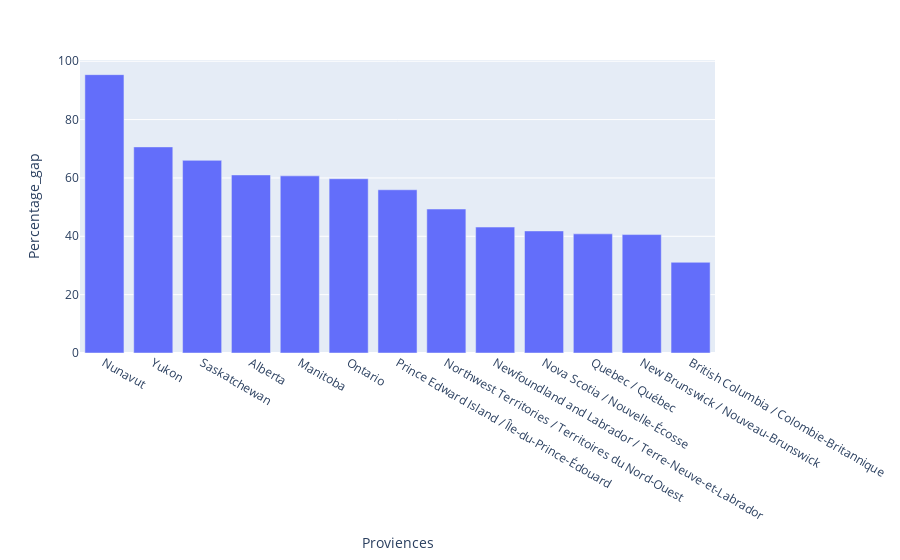

This figure's notebook cell:
### Code cell
#Adding percentage column to find the gap and better understanding
result_find_gap["Percentage_gap"] = (result_find_gap["Crt_Size_Total"]/result_find_gap["Size_Total"])*100
result_find_gap.sort_values(by="Percentage_gap", ascending=False,inplace=True)
result_find_gap.head(13)

import plotly.express as px
fig = px.bar(result_find_gap, x='Proviences',y='Percentage_gap')
fig.show()

### Figure 1 — Plotly figure (JSON) as saved in the notebook; plotly's stock layout.template omitted (floating-point values rounded to 4 significant figures)
{"data": [{"alignmentgroup": "True", "hovertemplate": "Proviences=%{x}<br>Percentage_gap=%{y}<extra></extra>", "legendgroup": "", "marker": {"color": "#636efa", "pattern": {"shape": ""}}, "name": "", "offsetgroup": "", "orientation": "v", "showlegend": false, "textposition": "auto", "type": "bar", "x": ["Nunavut", "Yukon", "Saskatchewan", "Alberta", "Manitoba", "Ontario", "Prince Edward Island / Île-du-Prince-Édouard", "Northwest Territories / Territoires du Nord-Ouest", "Newfoundland and Labrador / Terre-Neuve-et-Labrador", "Nova Scotia / Nouvelle-Écosse", "Quebec / Québec", "New Brunswick / Nouveau-Brunswick", "British Columbia / Colombie-Britannique"], "xaxis": "x", "y": [95.4, 70.64, 66.03, 61.03, 60.71, 59.73, 55.94, 49.34, 43.16, 41.84, 40.83, 40.59, 31.08], "yaxis": "y"}], "layout": {"autosize": true, "barmode": "relative", "legend": {"tracegroupgap": 0}, "margin": {"t": 60}, "xaxis": {"anchor": "y", "autorange": true, "domain": [0, 1], "range": [-0.5, 12.5], "title": {"text": "Proviences"}, "type": "category"}, "yaxis": {"anchor": "x", "autorange": true, "domain": [0, 1], "range": [0, 100.4], "title": {"text": "Percentage_gap"}, "type": "linear"}}}
